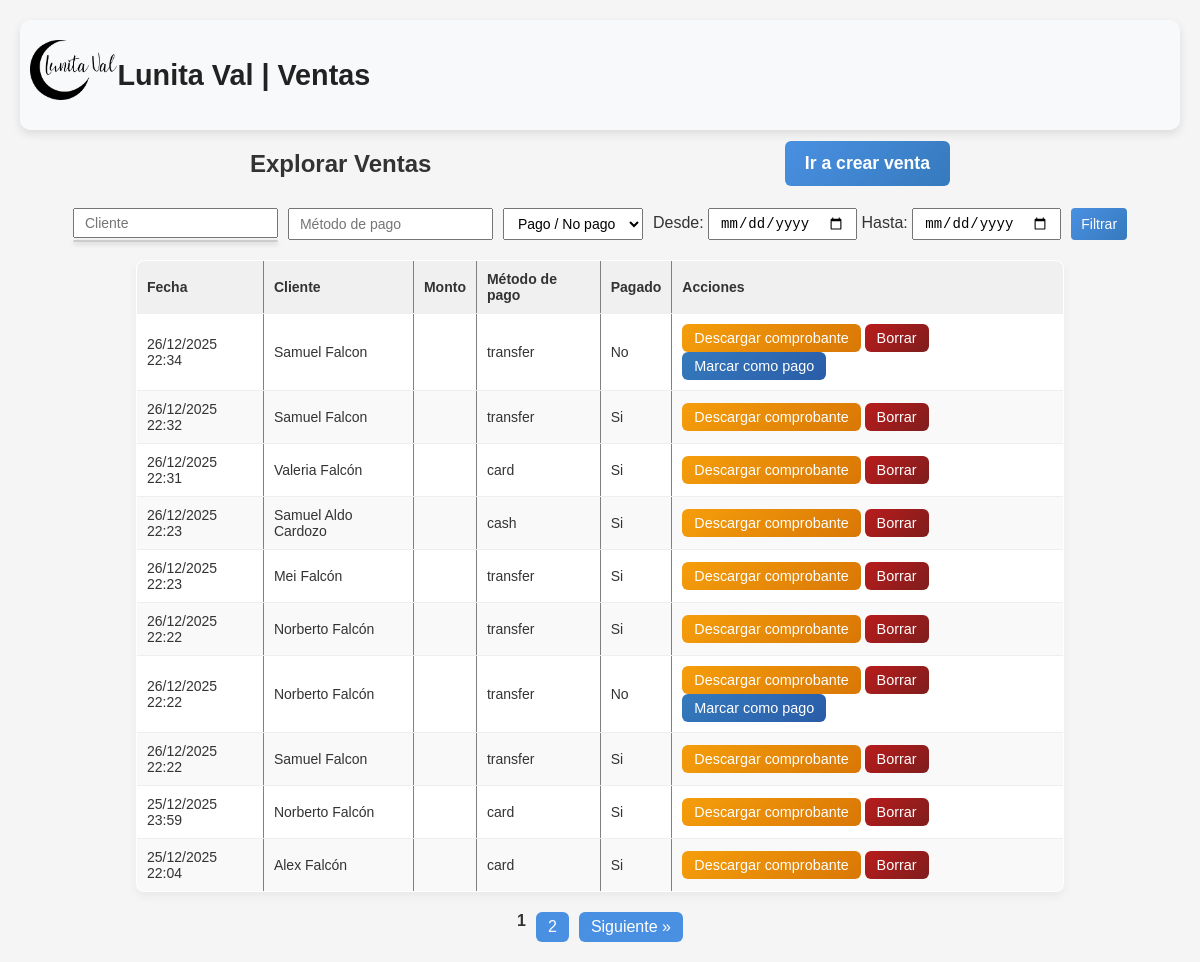
The app's page /sales/explore with its own data.
### app/models/sale.py (models this page shows)
class Sale(db.Model):
    __tablename__ = "sales"
    id = db.Column(db.Integer, primary_key=True)
    customer_id = db.Column(db.Integer, db.ForeignKey("customers.id"), nullable=False)
    amount = db.Column(db.Numeric(10, 2), nullable=False)
    payment_method = db.Column(db.String(20), nullable=False)
    paid = db.Column(db.Boolean, default=False)
    notes = db.Column(db.Text)
    sale_date = db.Column(db.DateTime, default=datetime.utcnow)
    created_at = db.Column(db.DateTime, default=datetime.utcnow)
    has_shipping = db.Column(db.Boolean, default=False)
    shipping_date = db.Column(db.Date, nullable=True)
    sales_channel = db.Column(db.String(20), nullable=False)
    is_cash = db.Column(db.Boolean, default=False, nullable=False)
    has_change = db.Column(db.Boolean, default=False, nullable=False)
    customer = db.relationship("Customer", back_populates="sales")

### app/models/customer.py (models this page shows)
class Customer(db.Model):
    __tablename__ = "customers"
    id = db.Column(db.Integer, primary_key=True)
    first_name = db.Column(db.String(100), nullable=False)
    last_name = db.Column(db.String(100), nullable=False)
    address = db.Column(db.String(255), nullable=False)
    city = db.Column(db.String(100), nullable=False)
    phone = db.Column(db.String(50), nullable=False)
    description = db.Column(db.Text)
    created_at = db.Column(db.DateTime, default=datetime.utcnow)
    sales = db.relationship(
        "Sale",
        back_populates="customer",
        lazy=True,
        cascade="all, delete-orphan"
    )

### app/routes/sales.py (the view)
@sales_bp.get("/explore")
def explore_sales_page():
    filters = {
        "customer": request.args.get("customer", ""),
        "payment_method": request.args.get("payment_method", ""),
        "paid": request.args.get("paid", ""),
        "date_from": request.args.get("date_from", ""),
        "date_to": request.args.get("date_to", ""),
        "page": int(request.args.get("page", 1))
    }
    data = explore_sales(filters)  # llamamos al servicio
    return render_template(
        "explore_sales.html",
        sales=data["sales"],
        page=data["page"],
        per_page=data["per_page"],
        total_sales=data["total_sales"],
        total_pages=data["total_pages"],
        filters=filters
    )

### templates/explore_sales.html (shortened to what this page needs)
<!DOCTYPE html>
<html lang="es">
<head>
    <link rel="stylesheet" href="{{ url_for('static', filename='css/style.css') }}">
</head>
<body>
    <header class="site-header">
        <a href="{{ url_for('index') }}" class="logo-link">
            <img src="{{ url_for('static', filename='images/logo.png') }}" alt="Logo Lunita Val" class="logo">
            <span class="site-title">Lunita Val | Ventas</span>
        </a>
    </header>
    <div class="container">
        <div class="page-header" style="display:flex; justify-content: space-between; align-items:center; max-width:700px; margin:0 auto 10px auto;">
            <h2>Explorar Ventas</h2>
            <a href="{{ url_for('index') }}" class="btnNewCustomer">Ir a crear venta</a>
        </div>
        <div class="filters-container">
            <form class="filters" method="get">
                <div class="autocomplete-wrapper" style="position: relative;">
                    <input type="text" name="customer" id="customer-input" placeholder="Cliente" autocomplete="off"
                        value="{{ filters.customer }}">
                    <div id="customer-suggestions" class="suggestions"></div>
                </div>
                <input type="text" name="payment_method" placeholder="Método de pago" value="{{ filters.payment_method }}">
                <select name="paid">
                    <option value="">Pago / No pago</option>
                </select>
                <div class="date-filters">
                    <label for="date_from">Desde:</label>
                    <input type="date" name="date_from" id="date_from" value="{{ filters.date_from }}">
                    <label for="date_to">Hasta:</label>
                    <input type="date" name="date_to" id="date_to" value="{{ filters.date_to }}">
                </div>
                <button type="submit" class="btn">Filtrar</button>
            </form>
        </div>
        <div class="table-container" style="max-width:80%; margin:0 auto 20px auto;">
                <table id="salesTable" border="1">
                <thead>
                    <tr>
                        <th>Fecha</th>
                        <th>Cliente</th>
                        <th>Monto</th>
                        <th>Método de pago</th>
                        <th>Pagado</th>
                        <th>Acciones</th>
                    </tr>
                </thead>
                <tbody>
                    {% for s in sales %}
                    <tr>
                        <td>{{ s.created_at.strftime('%d/%m/%Y %H:%M') }}</td>
                        <td>{{ s.customer.first_name }} {{ s.customer.last_name }}</td>
                        <td class="amount" data-amount="{{ s.amount }}"></td>
                        <td>{{ s.payment_method }}</td>
                        <td class="paid-status">{{ "Si" if s.paid else "No" }}</td>
                        <td>
                            <a href="{{ url_for('pdf.download_sale_label', sale_id=s.id) }}" target="_blank" class="btn">Descargar comprobante</a>
                            <button
                                class="button button-delete"
                                data-url="{{ url_for('sales.delete_existing_sale', id=s.id) }}"
                            >Borrar</button>
                            {% if not s.paid %}
                            <button
                                class="btn-pay"
                                data-sale="{{ s.id }}"
                                data-url="{{ url_for('sales.mark_sale_paid_endpoint', sale_id=s.id) }}"
                            >Marcar como pago</button>
                            {% endif %}
                        </td>
                    </tr>
                    {% endfor %}
                </tbody>
    </table>
            <div class="pagination" style="text-align:center; margin-top:20px;">
                {% for p in range(1, total_pages + 1) %}
                    {% if p == page %}
                        <strong>{{ p }}</strong>
                    {% else %}
                        <a href="{{ url_for('sales.explore_sales_page', page=p,
                            customer=filters.customer,
                            payment_method=filters.payment_method,
                            paid=filters.paid,
                            date_from=filters.date_from,
                            date_to=filters.date_to) }}">{{ p }}</a>
                    {% endif %}
                {% endfor %}
                {% if page < total_pages %}
                <a href="{{ url_for('sales.explore_sales_page', page=page+1,
                    customer=filters.customer,
                    payment_method=filters.payment_method,
                    paid=filters.paid,
                    date_from=filters.date_from,
                    date_to=filters.date_to) }}">Siguiente »</a>
                {% endif %}
            </div>
        </div>
    </div>
</body>
</html>

### static/css/style.css (style rules this page uses)
body { font-family: 'Arial', sans-serif; margin: 20px; background-color: #f5f5f5; color: #333; }
a { text-decoration: none; }
.site-header { display: flex; flex-direction: column; align-items: Left; justify-content: left; background-color: #f8f9fa; color: #222; padding: 20px 10px; border-radius: 10px; box-shadow: 0 4px 10px rgba(0,0,0,0.1); }
.logo-link { display: flex; align-items: center; text-decoration: none; color: #222; }
.logo { height: 60px; margin-bottom: 10px; }
.site-title { font-size: 1.8rem; font-weight: bold; text-align: center; color: #222; }
.button,.btn,.btn-pay,.btnNewCustomer { padding: 6px 12px; border: none; border-radius: 6px; font-size: 0.9rem; cursor: pointer; color: white; transition: all 0.2s ease-in-out; }
.button-edit, .btn-pay, .btnNewCustomer { background: linear-gradient(135deg, #4A90E2, #357ABD); }
.button-edit:hover, .btn-pay { background: linear-gradient(135deg, #357ABD, #2a5ca8); }
.button-delete { background: linear-gradient(135deg, #B91C1C, #7F1D1D); }
.button-download, .btn { background: linear-gradient(135deg, #F59E0B, #D97706); }
#btnNewCustomer, .btnNewCustomer { padding: 12px 20px; font-size: 1.1rem; background: linear-gradient(135deg, #4A90E2, #357ABD); color: #fff; border: none; border-radius: 6px; font-weight: bold; cursor: pointer; transition: all 0.2s ease-in-out; }
#salesTable { width: 100%; border-collapse: collapse; background-color: #fff; border-radius: 8px; overflow: hidden; box-shadow: 0 4px 10px rgba(0,0,0,0.05); }
#salesTable th, #salesTable td { padding: 10px; border-bottom: 1px solid #eee; text-align: left; font-size: 14px; }
#salesTable th { background-color: #f0f0f0; font-weight: bold; }
#salesTable tbody tr:nth-child(even) { background-color: #f9f9f9; }
.suggestions { position: absolute; top: 100%; left: 0; right: 0; background: #fff; border-radius: 8px; border: 1px solid #ccc; max-height: 150px; overflow-y: auto; box-shadow: 0 2px 5px rgba(0,0,0,0.2); z-index: 1000; }
.filters { display: flex; flex-wrap: wrap; gap: 10px; margin-bottom: 20px; justify-content: center; }
.filters input, .filters select, .filters button { padding: 5px 10px; font-size: 14px; }
.filters button { cursor: pointer; background: linear-gradient(135deg, #4A90E2, #357ABD); color: #fff; border: none; border-radius: 4px; }
.pagination { display: flex; justify-content: center; gap: 10px; margin-top: 20px; }
.pagination a { padding: 6px 12px; background: #4A90E2; color: #fff; border-radius: 6px; text-decoration: none; }
button { cursor: pointer; }

### records on screen
Sale: created_at "26/12/2025 22:34", customer.first_name "Samuel", customer.last_name "Falcon", payment_method "transfer", paid "No"
Sale: created_at "26/12/2025 22:32", customer.first_name "Samuel", customer.last_name "Falcon", payment_method "transfer", paid "Si"
Sale: created_at "26/12/2025 22:31", customer.first_name "Valeria", customer.last_name "Falcón", payment_method "card", paid "Si"
Sale: created_at "26/12/2025 22:23", customer.first_name "Samuel Aldo", customer.last_name "Cardozo", payment_method "cash", paid "Si"
Sale: created_at "26/12/2025 22:23", customer.first_name "Mei", customer.last_name "Falcón", payment_method "transfer", paid "Si"
Sale: created_at "26/12/2025 22:22", customer.first_name "Norberto", customer.last_name "Falcón", payment_method "transfer", paid "Si"
Sale: created_at "26/12/2025 22:22", customer.first_name "Norberto", customer.last_name "Falcón", payment_method "transfer", paid "No"
Sale: created_at "26/12/2025 22:22", customer.first_name "Samuel", customer.last_name "Falcon", payment_method "transfer", paid "Si"
Sale: created_at "25/12/2025 23:59", customer.first_name "Norberto", customer.last_name "Falcón", payment_method "card", paid "Si"
Sale: created_at "25/12/2025 22:04", customer.first_name "Alex", customer.last_name "Falcón", payment_method "card", paid "Si"

### other values on screen
{{ p }} "1"
{{ p }} "2"
